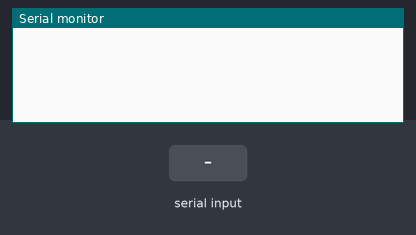
This sketch was run on a simulated Arduino Uno, built with avr-gcc and run on an emulated ATmega328P. Shown: the last lines printed to the serial monitor. The inputs (shaded band) are chosen by the test bench. Random numbers use the default seed unless the sketch sets one.

Above: at 1.2 s.
1.3 s: byte 30 received over Serial
At 2.4 s:
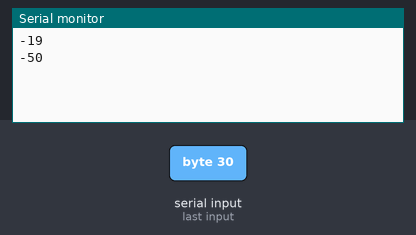
3.0 s: byte 90 received over Serial
At 4.2 s:
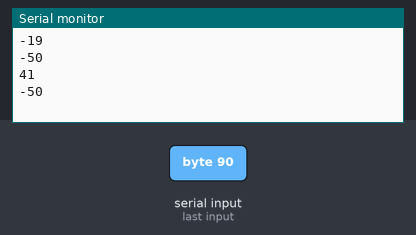
4.5 s: byte 120 received over Serial
At 5.3 s:
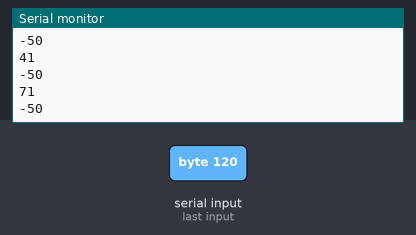
Timing chart, 0 to 7.5 s (numbered marks = the images above; inputs shaded):
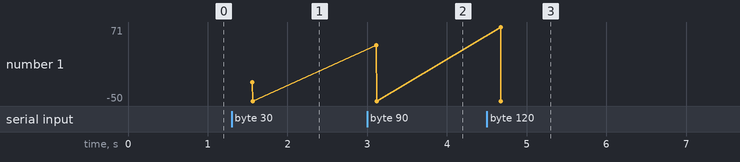

The sketch:

LED_screen.ino
```cpp
void setup() {
  Serial.begin(9600);

}

const int rows = 3;
const int columns = 4;
int leds [rows][columns];
float d;

void randomGenerator(int (&a)[3][4], int rows, int columns) { // figure out how to not use size in decleration
  for (int r = 0; r < rows; r++) {//assign new values to rows
    for (int c = 0; c < columns; c++) {// now columns
      d = random(0, 3);
      if (d > 1) {
        a[r][c] = 1;
      }
      else {
        a[r][c] = 0;
      }
    }
  }
}


void togglePixels(int (&a)[3][4], int rows, int columns) {
  int incomingByte = 0;


  if (Serial.available() > 0) {
    int one, two, stopbit;
    one = Serial.read() - 49;
    two = Serial.read() - 49;
    while (Serial.available() > 0) {
      stopbit = Serial.read();
    }
    Serial.println(one);
    Serial.println(two);
    if (a[one][two] == 1) {
      a[one][two] = 0;
    }
    else {
      a[one][two] = 1;
    }
  }
}

void showScreen(int (&a)[3][4], int rows, int columns, int delaytime) {
  for (int r = 0; r < rows; r++) {// switch through 3 rows
    digitalWrite(r + 6, HIGH); // "+ 6" is to take it to the right pins

    for (int c = 0; c < columns; c++) {// switch through 4 columns

      if (leds[r][c] == 1) {
        digitalWrite((c + 2), HIGH);
      }
      else
      {
        digitalWrite((c + 2), LOW);
      }
    }
    delay(delaytime);
    digitalWrite(r + 6, LOW);
  }
}

void loop() {

  togglePixels(leds, rows, columns);

  for (int b = 0; b <= 50; b++) { // keep screen
    showScreen(leds, rows, columns, 2);

  }
}
```

Measured:
- after the input at 1.3 s, the serial monitor: prints a new line after 0.26 s (image 1)
- after the input at 3.0 s, the serial monitor: prints a new line after 0.11 s (image 2)
- after the input at 4.5 s, the serial monitor: prints a new line after 0.17 s (image 3)
